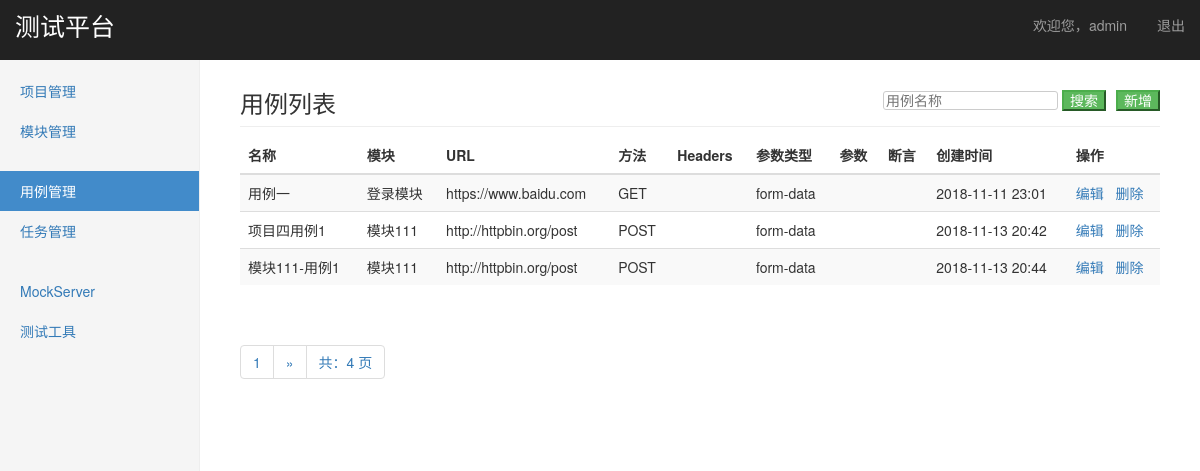
The app's page /interface/case_manage/ (signed in) with its own data.
### interface_app/models.py (models this page shows, shortened)
class TestCase(models.Model):
    module = models.ForeignKey(Module, on_delete=models.CASCADE, verbose_name="模块")
    name = models.CharField("名称", max_length=100, default="", blank=False, null=False)
    url = models.TextField("URL", default="", blank=False, null=False)
    request_method = models.CharField("方法", max_length=10, default="GET", blank=False, null=False)
    request_headers = models.TextField("Headers", default="", blank=True, null=True)
    request_params_type = models.CharField("参数类型", max_length=10, default="form-data", blank=False, null=False)
    request_params = models.TextField("参数", default="", blank=True, null=True)
    response_assert = models.TextField("验证", default="", blank=True, null=True)
    create_time = models.DateTimeField("创建时间", auto_now_add=True)

### project_app/models.py (models this page shows)
class Module(models.Model):
    project = models.ForeignKey(Project, on_delete=models.CASCADE, verbose_name="项目")
    name = models.CharField("名称", max_length=100, default="", blank=False, null=False)
    description = models.TextField("描述", default="", blank=True, null=True)
    create_time = models.DateTimeField("创建时间", auto_now_add=True)
    def __str__(self):
        return self.name

### interface_app/views/case_views.py (the view)
# urls.py: path("case_manage/", case_views.case_manage),
@login_required
def case_manage(request):
    if request.method == "GET":
        case_all = TestCase.objects.all()
        paginator = Paginator(case_all, 3)
        page = request.GET.get("page")
        try:
            cases = paginator.page(page)
        except PageNotAnInteger:
            cases = paginator.page(1)
        except EmptyPage:
            cases = paginator.page(paginator.num_pages)
        return render(request, "case_manage.html", {
            "cases": cases,
            "type": "list"
        })
    else:
        return HttpResponse("404")

### templates/case_manage.html (shortened to what this page needs)
{% extends "base.html" %}
{% block content %}
    {% if type == "list" %}
        <div class="col-sm-9 col-sm-offset-3 col-md-10 col-md-offset-2 main">
            <h3 class="sub-header">用例列表
                <div style="overflow: hidden; float:right; font-size: 14px">
                    <form style="float: left; margin-right: 10px;" action="/interface/search_case/" method="get">
                        <input style="color: #999;border-radius:3px;border: 1px solid #ccc" type="text" name="keyword" placeholder="用例名称" />
                        <input type="submit" class="btn-success" value="搜索" />
                    </form>
                    <button style="float: right" class="btn-success" onclick="window.location.href='/interface/add_case/'">新增</button>
                </div>
            </h3>
            <div class="table-responsive">
                <table class="table table-striped">
                    <thead>
                        <tr>
                            <th>名称</th>
                            <th>模块</th>
                            <th>URL</th>
                            <th>方法</th>
                            <th>Headers</th>
                            <th>参数类型</th>
                            <th>参数</th>
                            <th>断言</th>
                            <th>创建时间</th>
                            <th>操作</th>
                        </tr>
                    </thead>
                    <tbody>
                        {% for case in cases %}
                        <tr>
                            <td>{{ case.name }}</td>
                            <td>{{ case.module }}</td>
                            <td>{{ case.url }}</td>
                            <td>{{ case.request_method }}</td>
                            <td>
                            </td>
                            <td>{{ case.request_params_type }}</td>
                            <td>
                            </td>
                            <td>{{ case.response_assert }}</td>
                            <td>{{ case.create_time | date:"Y-m-d H:i"  }}</td>
                            <td>
                                <a href="/interface/edit_case/{{ case.id }}/">编辑</a>&nbsp;&nbsp;
                                <a href="javascript:void(0)" onclick='deleteCase("{{ case.name }}", "{{ case.id }}")'>删除</a>
                            </td>
                        </tr>
                        {% endfor %}
                    </tbody>
                </table>
            </div>
            <div class="pagination">
                <span class="step-links">
                    <ul class="pagination">
                        <li><a href="javascript:void(0)">{{ cases.number }}</a></li>
                        {% if cases.has_next %}
                            {% if keyword %}
                                <li><a href="?keyword={{ keyword }}&page={{ cases.next_page_number }}">&raquo;</a></li>
                            {% else %}
                                <li><a href="?page={{ cases.next_page_number }}">&raquo;</a></li>
                            {% endif %}
                        {% endif %}
                        <li><a href="javascript:void(0)">共：{{ cases.paginator.num_pages }} 页</a></li>
                    </ul>
                </span>
            </div>
        </div>
    {% endif %}
{% endblock %}
{% block extra-JS %}
    {% load static %}
{% endblock  %}

### templates/base.html (shortened to what this page needs)
<!DOCTYPE html>
<html lang="zh-CN">
    <head>
        {% load static %}
        <link href="{% static 'css/jquery-ui.css' %}" rel="stylesheet">
        <link href="{% static 'css/bootstrap.min.css' %}" rel="stylesheet">
        <link href="{% static 'css/dashboard.css' %}" rel="stylesheet">
        <link href="{% static 'css/ie10-viewport-bug-workaround.css' %}" rel="stylesheet">
    </head>
    <body>
        <nav class="navbar navbar-inverse navbar-fixed-top" style="z-index: 60;">
            <div class="container-fluid">
                <div class="navbar-header">
                    <p class="navbar-brand" style="font-size: 25px">测试平台</p>
                </div>
                <div id="navbar" class="navbar-collapse collapse">
                    <ul class="nav navbar-nav navbar-right">
                        <li><a href="javascript:void(0)"> 欢迎您，{{ user }}</a></li>
                        <li><a href="/logout/">退出</a></li>
                    </ul>
                </div>
            </div>
        </nav>
        <div class="container-fluid">
            <div class="row">
                <div class="col-sm-3 col-md-2 sidebar" style="z-index: 50;">
                    <ul class="nav nav-sidebar">
                        <li id="project"><a href="/manage/project_manage/">项目管理</a></li>
                        <li id="module"><a href="/manage/module_manage/">模块管理</a></li>
                    </ul>
                    <ul class="nav nav-sidebar">
                        <li id="case"><a href="/interface/case_manage">用例管理</a></li>
                        <li id="task"><a href="/interface/task_manage">任务管理</a></li>
                    </ul>
                    <ul class="nav nav-sidebar">
                        <li id="MockServer"><a href="">MockServer</a></li>
                        <li id="tool"><a href="">测试工具</a></li>
                    </ul>
                </div>
                {% block content %}
                {% endblock %}
            </div>
        </div>
    </body>
</html>

### static/css/dashboard.css (style rules this page uses)
body { padding-top: 50px; }
.sub-header { padding-bottom: 10px; border-bottom: 1px solid #eee; }
.navbar-fixed-top { border: 0; }
.sidebar { display: none; }
@media (min-width: 768px) { .sidebar { position: fixed; top: 51px; bottom: 0; left: 0; z-index: 1000; display: block; padding: 20px; overflow-x: hidden; overflow-y: auto; background-color: #f5f5f5; border-right: 1px solid #eee; } }
.nav-sidebar { margin-right: -21px; margin-bottom: 20px; margin-left: -20px; }
.nav-sidebar > li > a { padding-right: 20px; padding-left: 20px; }
.nav-sidebar > .active > a, .nav-sidebar > .active > a:hover, .nav-sidebar > .active > a:focus { color: #fff; background-color: #428bca; }
.main { padding: 20px; }
@media (min-width: 768px) { .main { padding-right: 40px; padding-left: 40px; } }

### records on screen
TestCase: name "用例一", module "登录模块", url "https://www.baidu.com", request_method "GET", request_params_type "form-data", create_time "2018-11-11 23:01"
TestCase: name "项目四用例1", module "模块111", url "http://httpbin.org/post", request_method "POST", request_params_type "form-data", create_time "2018-11-13 20:42"
TestCase: name "模块111-用例1", module "模块111", url "http://httpbin.org/post", request_method "POST", request_params_type "form-data", create_time "2018-11-13 20:44"

### other values on screen
{{ user }} "admin"
{{ cases.number }} "1"
{{ cases.paginator.num_pages }} "4"
